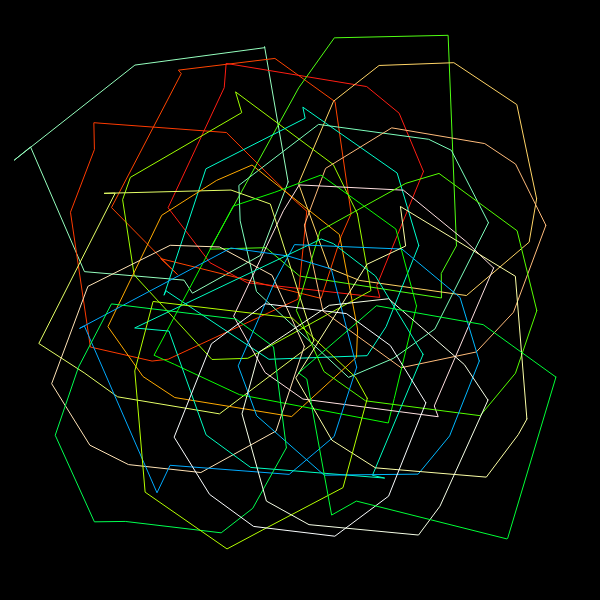
Frame 1 (no input)
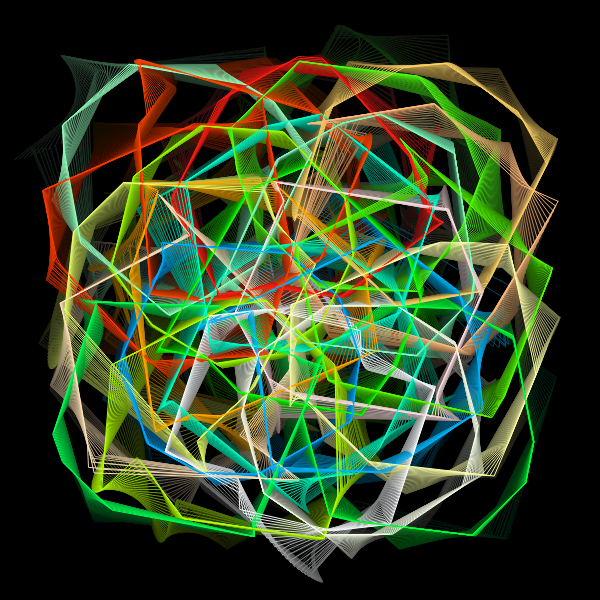
Frame 60 (no input)
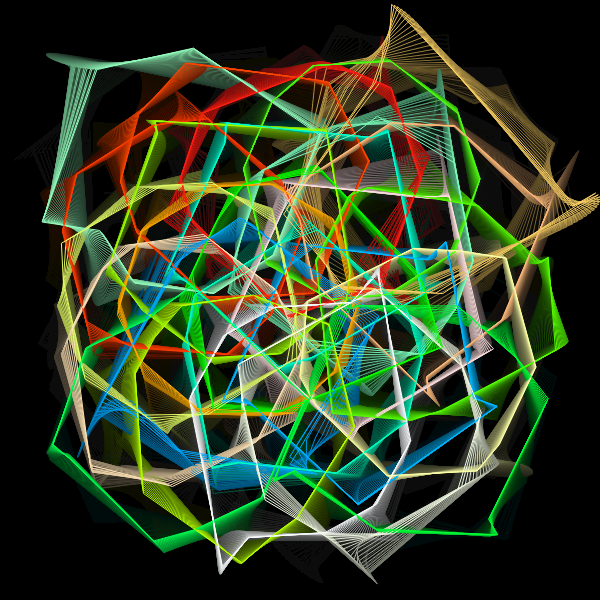
Frame 120 (the mouse pressed at the canvas centre since frame 60)

The p5.js sketch that drew these frames (run headless with seeded random() and noise() and a simulated clock; from frame 60 on, the mouse is pressed at the canvas centre):

// p5.js sketch
// ── sketch.js
/* Forked from  kusakari 
Fork and modifications by Nina Lutz
*/
let _minWidth;

function setup() {
  var canvas;
  if(windowWidth>=600 && windowHeight >=600){
    canvas = createCanvas(600, 600);
  }
  else{
    canvas = createCanvas(windowWidth, windowHeight - 100);
  }

  var x = (windowWidth - width) / 2;
  var y = (windowHeight - height) / 2;

  canvas.position(x, y);
  canvas.background(0)

  colorMode(HSB, 360, 100, 100, 255);
  setObject();

}

let _aryLine = [];
function setObject() {
  _minWidth = min(width, height) * 0.5;
  noStroke();
noFill()
  strokeJoin(MITER);
  let numLine = 5;
  for (let i = 0; i < numLine; i++) {
    for (let j = 0; j < numLine; j++) {
      let col = color(random(200), random(200), 100);
      let step = _minWidth / numLine;
      let x = -_minWidth / 2 + step / 2 + step * i;
      let y = -_minWidth / 2 + step / 2 + step * j;
      let centXy = createVector(x, y);
      let r = _minWidth / 2.5;
      _aryLine[i + j * numLine] = new BendLine(centXy, r, col);
    }
  }
}

class BendLine {
  constructor(centXy, r, col) {
    this.centXy = centXy;
    this.r = r;
    this.col = col;
    this.numPoints = 10;
    this.aryXy = [];
    for (let i = 0; i < this.numPoints; i++) {
      let ang = 2*PI / this.numPoints * i;
      this.aryXy[i] = p5.Vector.add(this.centXy, createVector(this.r * cos(ang), this.r * sin(ang)));
    }
    this.numBend = 3;
    this.aryRParameter = [];
    for (let i = 0; i < this.numBend; i++) {
      this.aryRParameter[i] = [this.r / 30 * 0.8**i, random(2*PI), 2*PI / random(100, 500)];//[max, init, speed]
    }
    this.aryinitAngParameter = [];
    for (let i = 0; i < this.numBend; i++) {
      this.aryinitAngParameter[i] = [2*PI, random(2*PI), 2*PI / random(200, 1000)];//[max, init, speed]
    }
    this.aryAngStep = [];
    for (let i = 0; i < this.numBend; i++) {
      this.aryAngStep[i] = 2*PI / this.numPoints * int(random(3, 8 + i));
    }
    this.numCycle = 12;
  }
  update() {
    this.updateR();
    this.updateInitAng();
    this.newAryXy = this.aryXy;
    for (let i = 0; i < this.numBend; i++) {
      this.newAryXy = bend(this.newAryXy, this.aryR[i], this.aryinitAng[i], this.aryAngStep[i], this.numCycle);
    }
  }
  updateR() {
    this.aryR = [];
    for (let i = 0; i < this.aryRParameter.length; i++) {
      this.aryR[i] = this.aryRParameter[i][0] * (sin(this.aryRParameter[i][1] + this.aryRParameter[i][2] * frameCount));
    }
  }
  updateInitAng() {
    this.aryinitAng = [];
    for (let i = 0; i < this.aryinitAngParameter.length; i++) {
      // this.aryinitAng[i] += -0.05*0;
      this.aryinitAng[i] = this.aryinitAngParameter[i][1] + this.aryinitAngParameter[i][0] * (sin(this.aryinitAngParameter[i][2] * frameCount));
    }
  }
  draw() {
    beginShape();
    for (let i = 0; i < this.newAryXy.length; i++) {
      vertex(this.newAryXy[i].x, this.newAryXy[i].y);
    }
    endShape(CLOSE);
  }
}

function bend(aryXy, r, initAng, angStep, numCycle) {
  let aryXy2 = aryXy;
  for (let j = 0; j < numCycle; j++) {
    let aryXyNew = [];
    for (let i = 0; i < aryXy2.length; i++) {
      let xy_1_2 = p5.Vector.sub(aryXy2[(i+1)%aryXy2.length], aryXy2[i]);
      let ang = initAng + angStep * i;
      xy_1_2.rotate(-PI).setMag(r * sin(ang));
      let xy = p5.Vector.add(aryXy2[i], xy_1_2);
      aryXyNew.push(xy);
    }
    aryXy2 = aryXyNew;
  }

  return aryXy2;
}

function draw() {
  // blendMode(DIFFERENCE);
  // clear();
  background(0, 10);
  translate(width/2, height/2);
  for (let i = 0; i < _aryLine.length; i++) {
    _aryLine[i].update();
    stroke(_aryLine[i].col);
    _aryLine[i].draw();
  }
}
